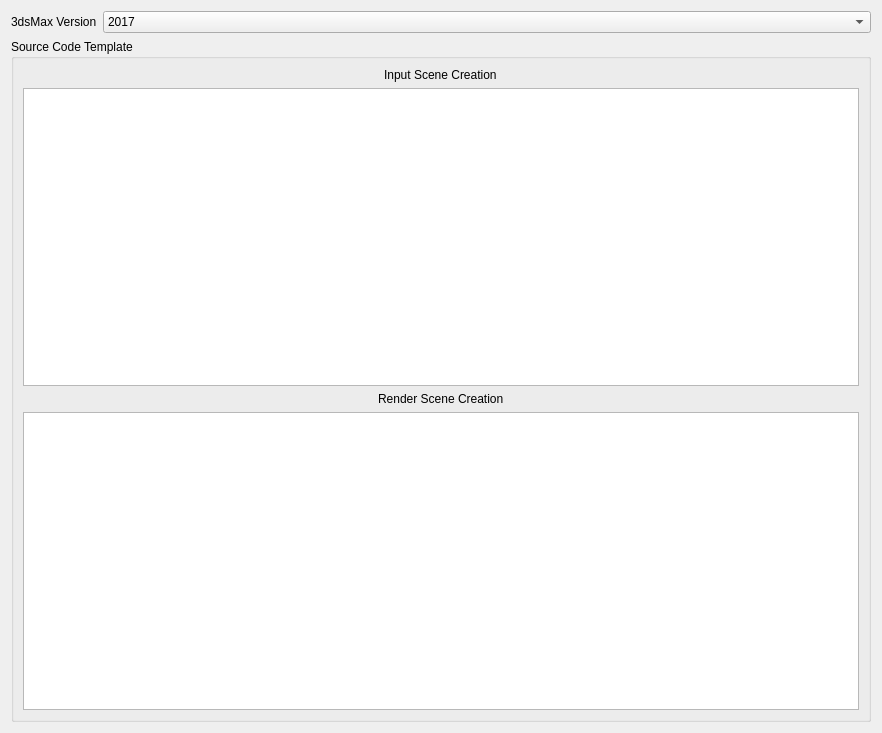
         <widget class="QWidget" name="scrollAreaWidgetContents_2">
          <property name="geometry">
           <rect>
            <x>0</x>
            <y>0</y>
            <width>882</width>
            <height>733</height>
           </rect>
          </property>
          <layout class="QVBoxLayout" name="verticalLayout_10">
           <item alignment="Qt::AlignTop">
            <widget class="QFrame" name="frame_9">
             <property name="frameShape">
              <enum>QFrame::NoFrame</enum>
             </property>
             <property name="frameShadow">
              <enum>QFrame::Plain</enum>
             </property>
             <layout class="QVBoxLayout" name="verticalLayout_22">
              <property name="leftMargin">
               <number>0</number>
              </property>
              <property name="topMargin">
               <number>0</number>
              </property>
              <property name="rightMargin">
               <number>0</number>
              </property>
              <property name="bottomMargin">
               <number>0</number>
              </property>
              <item>
               <layout class="QFormLayout" name="formLayout_4">
                <item row="0" column="0">
                 <widget class="QLabel" name="label_33">
                  <property name="text">
                   <string>3dsMax Version</string>
                  </property>
                 </widget>
                </item>
                <item row="0" column="1">
                 <widget class="QComboBox" name="versionOf3dsMaxComboBox">
                  <item>
                   <property name="text">
                    <string>2017</string>
                   </property>
                  </item>
                  <item>
                   <property name="text">
                    <string>2018</string>
                   </property>
                  </item>
                  <item>
                   <property name="text">
                    <string>2019</string>
                   </property>
                  </item>
                  <item>
                   <property name="text">
                    <string>2020</string>
                   </property>
                  </item>
                  <item>
                   <property name="text">
                    <string>2021</string>
                   </property>
                  </item>
                  <item>
                   <property name="text">
                    <string>2022</string>
                   </property>
                  </item>
                 </widget>
                </item>
               </layout>
              </item>
             </layout>
            </widget>
           </item>
           <item>
            <widget class="QFrame" name="frame_10">
             <property name="frameShape">
              <enum>QFrame::NoFrame</enum>
             </property>
             <property name="frameShadow">
              <enum>QFrame::Raised</enum>
             </property>
             <layout class="QVBoxLayout" name="verticalLayout_24">
              <property name="leftMargin">
               <number>0</number>
              </property>
              <property name="topMargin">
               <number>0</number>
              </property>
              <property name="rightMargin">
               <number>0</number>
              </property>
              <property name="bottomMargin">
               <number>0</number>
              </property>
              <item>
               <widget class="QGroupBox" name="groupBox_8">
                <property name="title">
                 <string>Source Code Template</string>
                </property>
                <layout class="QVBoxLayout" name="verticalLayout_23">
                 <item alignment="Qt::AlignHCenter">
                  <widget class="QLabel" name="label_48">
                   <property name="text">
                    <string>Input Scene Creation</string>
                   </property>
                  </widget>
                 </item>
                 <item>
                  <widget class="QTextEdit" name="maxInputSceneSourceCodeTemplateEdit"/>
                 </item>
                 <item alignment="Qt::AlignHCenter">
                  <widget class="QLabel" name="label_49">
                   <property name="text">
                    <string>Render Scene Creation</string>
                   </property>
                  </widget>
                 </item>
                 <item>
                  <widget class="QTextEdit" name="maxRenderSceneSourceCodeTemplateEdit"/>
                 </item>
                </layout>
               </widget>
              </item>
             </layout>
            </widget>
           </item>
          </layout>
         </widget>
